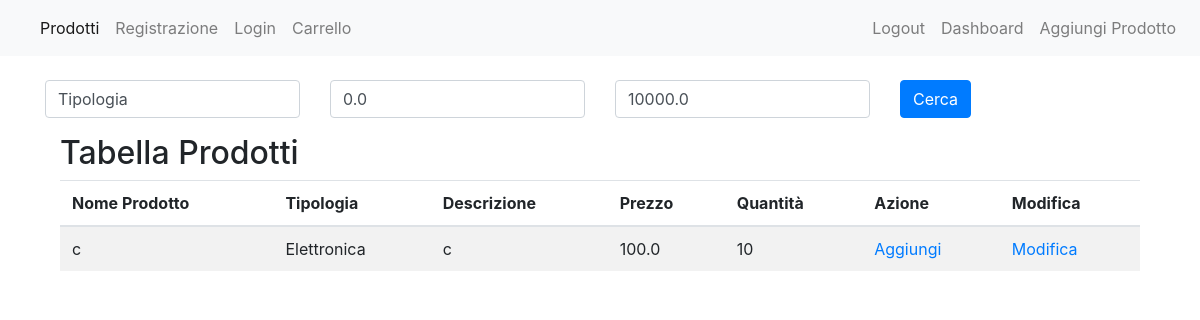
/prodotti/ (signed in), run on the app's committed database.
### StoreManager/models.py (models this page shows, shortened)
class Prodotto(models.Model):
    nome_prodotto = models.CharField(max_length=100)
    tipologia = models.CharField(max_length=20)
    descrizione = models.CharField(max_length=75)
    prezzo = models.FloatField(default=0.0)
    quantita = models.IntegerField(default=0)

### StoreManager/views.py (the view)
# urls.py: path("prodotti/", views.prodotti, name="prodotti"),
@login_required(login_url='login')
def prodotti(request):
    tipologia = request.GET.get('tipologia', '')
    prezzo_minimo = float(request.GET.get('prezzo_minimo', 0))
    prezzo_massimo = float(request.GET.get('prezzo_massimo', float('inf')))
    print(prezzo_massimo)
    print(prezzo_minimo)
    prodotti = Prodotto.objects.filter(
        prezzo__gte=prezzo_minimo,
        prezzo__lte=prezzo_massimo
    )
    return render(request, "./StoreManager/prodotti.html", {"prodotti": prodotti})

### StoreManager/templates/StoreManager/prodotti.html
{% extends './base.html' %}
{% block main %}
        <div class="container mt-4">
            <form method="get" action="{% url 'prodotti' %}" class="mb-3">
                <div class="row">
                    <div class="col-md-3">
                        <input type="text" name="tipologia" class="form-control" placeholder="Tipologia" value="Tipologia" id="tipologia">
                    </div>
                    <div class="col-md-3">
                        <input type="number" name="prezzo_minimo" class="form-control" placeholder="Prezzo Minimo" value="0.0" id="prezzo_minimo">
                    </div>
                    <div class="col-md-3">
                        <input type="number" name="prezzo_massimo" class="form-control" placeholder="Prezzo Massimo" value="10000.0" id="prezzo_massimo">
                    </div>
                    <div class="col-md-3">
                        <button type="submit" class="btn btn-primary" name="cerca" id="cerca">Cerca</button>
                    </div>
                </div>
            </form>
        <div class="container">
            <h2>Tabella Prodotti</h2>
            <table class="table table-striped">
                <thead>
                    <tr>
                        <th>Nome Prodotto</th>
                        <th>Tipologia</th>
                        <th>Descrizione</th>
                        <th>Prezzo</th>
                        <th>Quantità</th>
                        <th>Azione</th>
                        {% if user.is_staff %}
                        <th>Modifica</th>
                        {% endif %}
                    </tr>
                </thead>
                <tbody>
                    {% for prodotto in prodotti %}
                        <tr>
                            <td>{{ prodotto.nome_prodotto }}</td>
                            <td>{{ prodotto.tipologia}}</td>
                            <td>{{ prodotto.descrizione}}</td>
                            <td>{{ prodotto.prezzo }}</td>
                            <td>{{ prodotto.quantita}}</td>
                            <td><a href="{% url 'aggiungi_al_carrello' prodotto.id %}" id="aggiungi" name="aggiungi">Aggiungi</a></td>
                            {% if user.is_staff %}
                                <td><a href="{% url 'modifica_prodotto' prodotto.id %}" id="modifica" name="modifica">Modifica</a></td>
                            {% endif %}
                        </tr>
                    {% endfor %}
                </tbody>
            </table>
        </div>
{% endblock %}

### data on the page
Prodotto: nome_prodotto "c", tipologia "Elettronica", descrizione "c", prezzo "100.0", quantita "10"
